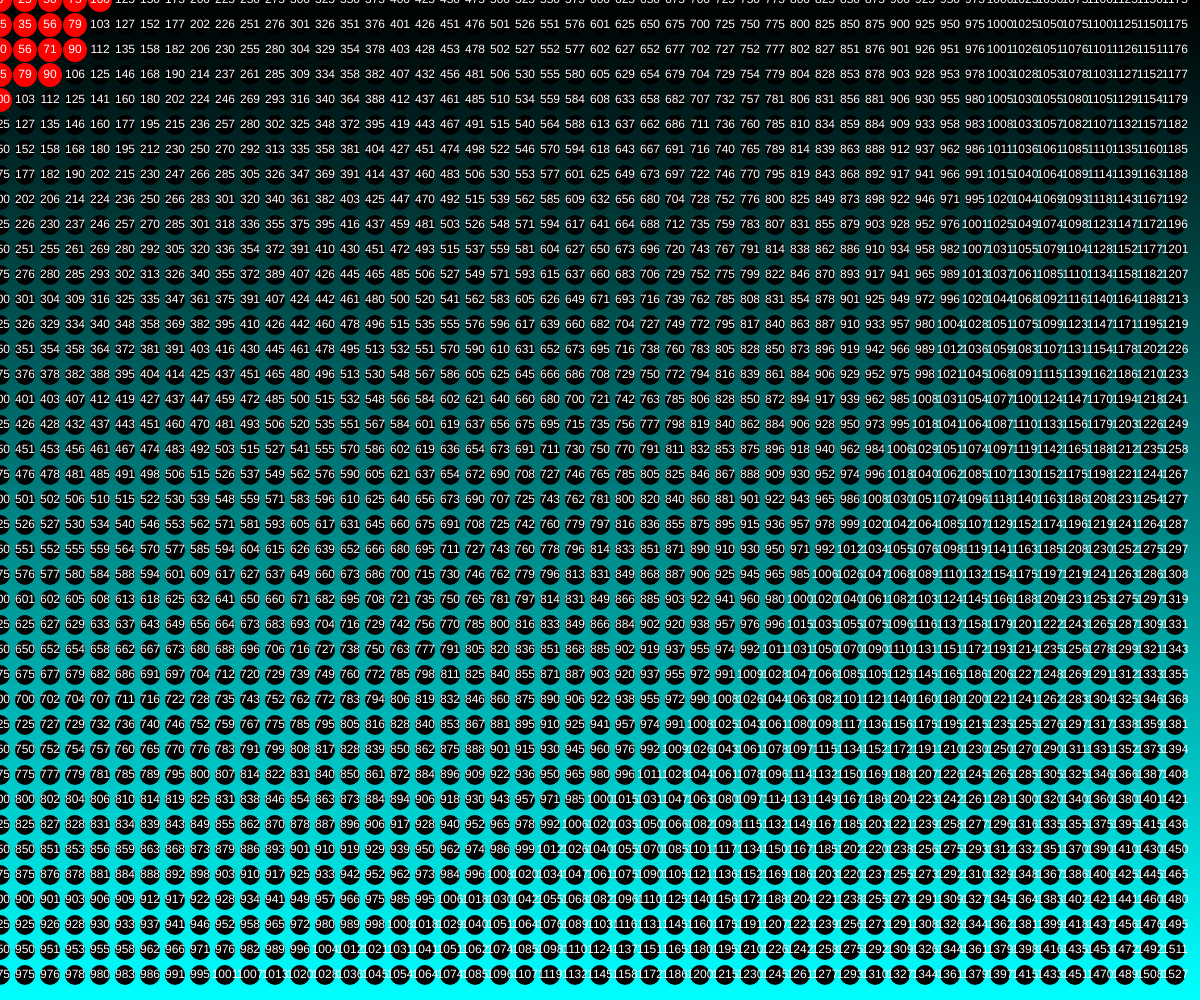
Frame 1 (no input)
Frame 60 (no input): identical to frame 1, image omitted
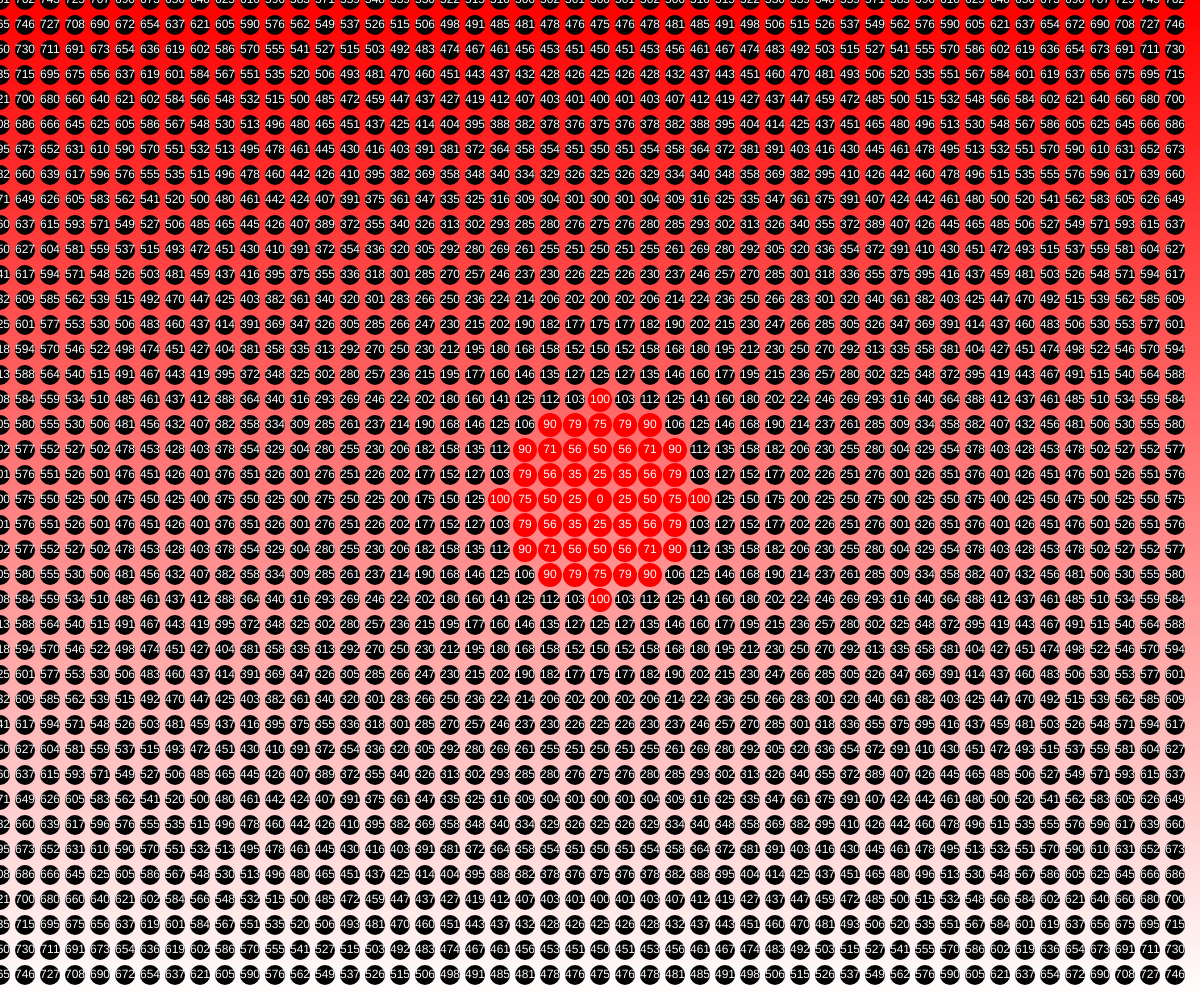
Frame 120 (the mouse pressed at the canvas centre since frame 60)

The p5.js sketch that drew these frames (run headless with seeded random() and noise() and a simulated clock; from frame 60 on, the mouse is pressed at the canvas centre):

// p5.js sketch
// ── sketch.js
// Gradient Baclground + Nested Loops
// Carter Stevenson
// Feb 29th 2024
// Creating a gradient + drawing with nested loops

let rectHeight = 1;
let circleSize = 20;
let spacing = 25;


function setup() {  // one time at the start
  createCanvas(windowWidth, windowHeight);
  noStroke();
}

function draw() { // over and over, 60 fps
  gradientBackground();
  nestedLoops();  // noLoop(); stop at the end of the draw 
}

/* function mousePressed(){ // this is was for when noLoop was in code
  draw();
}
*/ 

function circleDistance(x1, y1, x2, y2){
  // given two points (x1, y1), (x2, y2), return the 
  // straightline distance between. // manhatten??
  let a = abs(x1-x2);
  let b = abs(y1-y2);
  let c = sqrt(pow(a,2) + pow(b,2));
  return c;
  // dist();

}

function nestedLoops(){
  // using a loop iwthhin a loop will generate a grid arrangement
  // for some circles  
  for(let x = 0; x < width; x += spacing){ // COLUMN 0 20 40 60 80
    for (let y = 0; y < height; y += spacing){ // ROWS 0 20 40 60 80
      let d = round(circleDistance(x, y, mouseX, mouseY));
      // close circles: different color 
      let currentSize = circleSize;
      if(d > 100){
        fill(0);
      }
      else{
        fill(255, 0, 0);
        currentSize = circleSize *1.2;
            }
      circle (x, y, currentSize);
      fill(255);
      textAlign(CENTER, CENTER);
      text(d, x, y);
    }
  }
}

function gradientBackground(){
  // use a single loop to draw several rectangles
  // than color into gradient
  let y = 0;
  while (y < height){
    let c = color(mouseX, map(y,0,height,0,255), map(y,0,height,0,255));
    fill(c);
    rect(0, y, width, rectHeight);
    y += rectHeight;
  }
}
